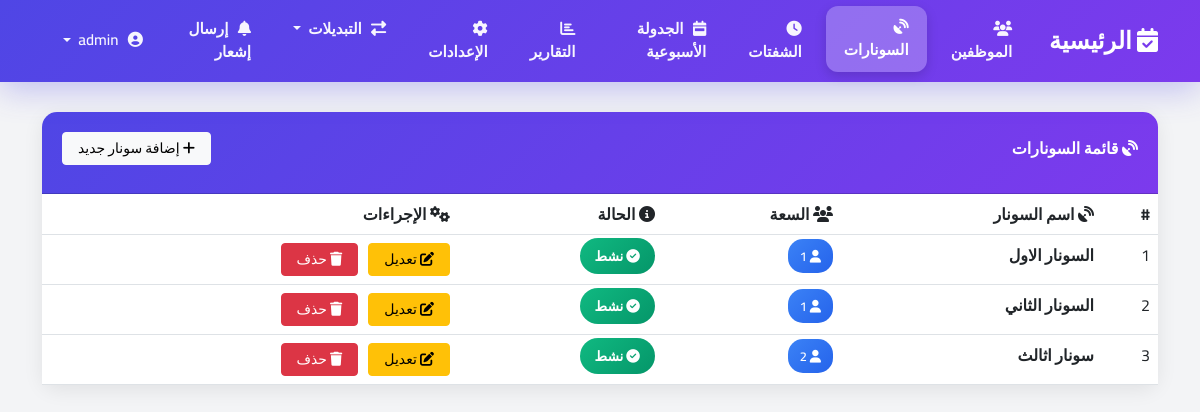
Before: /sonars/ (signed in) with the older database file.
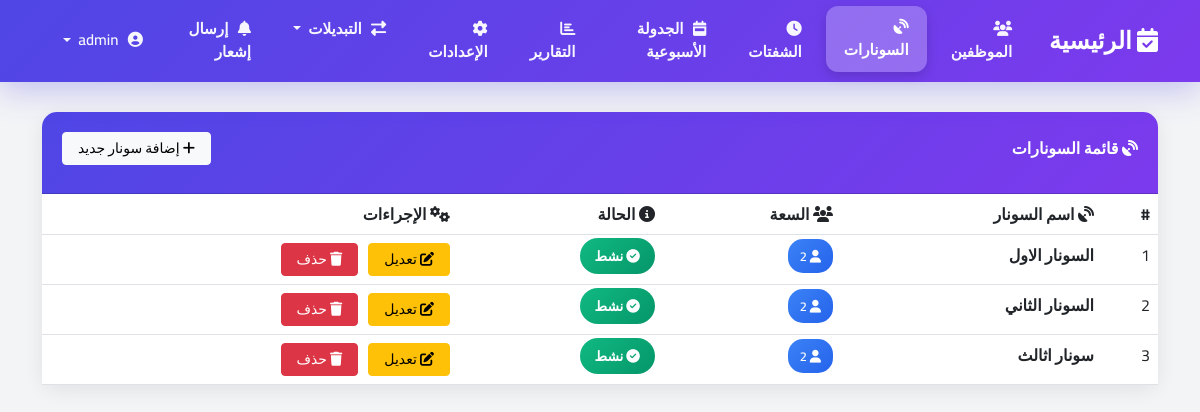
After: the same page with the newer database file.
### shifts/models.py (models this page shows, shortened)
class Sonar(models.Model):
    name = models.CharField(max_length=50)
    active = models.BooleanField(default=True)  # لتحديد إذا كانت المحطة نشطة
    max_employees = models.IntegerField(default=1)  # عدد الموظفين المطلوب لكل محطة

### shifts/views.py (the view)
# urls.py: path('sonars/', views.sonar_list, name='sonar_list'),
@supervisor_required
def sonar_list(request):
    sonars = Sonar.objects.all().order_by('name')
    return render(request, 'sonars/list.html', {'sonars': sonars})

### templates/sonars/list.html (shortened to what this page needs)
{% extends 'base.html' %}
{% block content %}
<div class="content-wrapper">
    <div class="container">
        <div class="card">
            <div class="card-header">
                <div class="card-title">
                    <span><i class="fas fa-satellite-dish"></i> قائمة السونارات</span>
                    <a href="{% url 'sonar_create' %}" class="btn btn-light btn-sm">
                        <i class="fas fa-plus"></i> إضافة سونار جديد
                    </a>
                </div>
            </div>
            <div class="card-body p-0">
                {% if sonars %}
                <div class="table-responsive">
                    <table class="table table-hover mb-0">
                        <thead>
                            <tr>
                                <th>#</th>
                                <th><i class="fas fa-satellite-dish"></i> اسم السونار</th>
                                <th><i class="fas fa-users"></i> السعة</th>
                                <th><i class="fas fa-info-circle"></i> الحالة</th>
                                <th><i class="fas fa-cogs"></i> الإجراءات</th>
                            </tr>
                        </thead>
                        <tbody>
                            {% for sonar in sonars %}
                            <tr>
                                <td>{{ forloop.counter }}</td>
                                <td><strong>{{ sonar.name }}</strong></td>
                                <td>
                                    <span class="capacity-badge">
                                        <i class="fas fa-user"></i> {{ sonar.max_employees }}
                                    </span>
                                </td>
                                <td>
                                    {% if sonar.active %}
                                        <span class="status-badge status-active">
                                            <i class="fas fa-check-circle"></i> نشط
                                        </span>
                                    {% else %}
                                        <span class="status-badge status-inactive">
                                            <i class="fas fa-times-circle"></i> غير نشط
                                        </span>
                                    {% endif %}
                                </td>
                                <td>
                                    <div class="action-buttons">
                                        <a href="{% url 'sonar_update' sonar.pk %}" class="btn btn-warning btn-sm">
                                            <i class="fas fa-edit"></i> تعديل
                                        </a>
                                        <a href="{% url 'sonar_delete' sonar.pk %}" class="btn btn-danger btn-sm">
                                            <i class="fas fa-trash"></i> حذف
                                        </a>
                                    </div>
                                </td>
                            </tr>
                            {% endfor %}
                        </tbody>
                    </table>
                </div>
                {% endif %}
            </div>
        </div>
    </div>
</div>
{% endblock %}

Changed rows visible on the page:
changed Sonar "السونار الاول": max_employees "1" → "2"
changed Sonar "السونار الثاني": max_employees "1" → "2"
